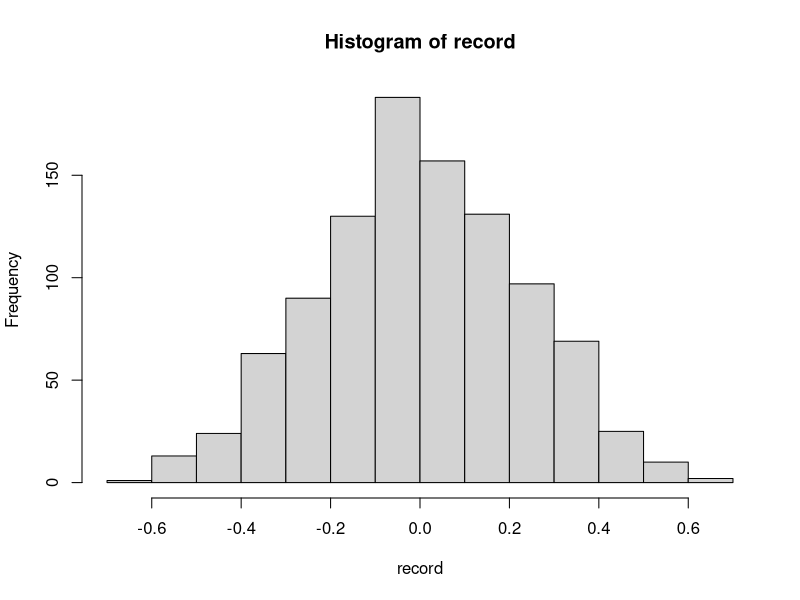
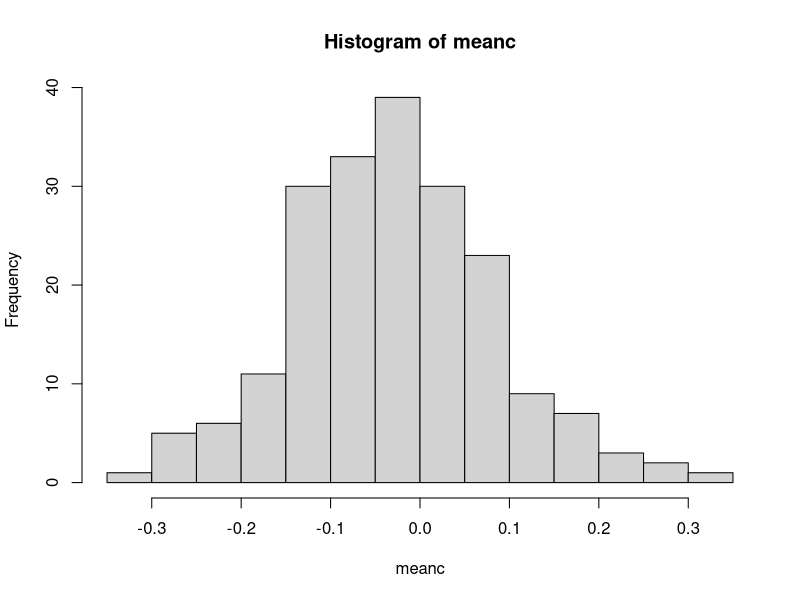

These charts were generated, in order, by the following R code:
#lecture outline
#1.R function sample()
#2.bootstrapping for hypothesis testing
#3.bootstrapping to generate confidence intervals
#4.reflection

#1.
# attributes of sample(): dataset size replace prob
#how to generate random numbers: rnorm(size,mean,sd);runif(size,min,max)

#2.自助法
#We use the data itself as the basis for our randomisation. 
#We create a bootstrap sample by sampling (with replacement) from the data, and repeat this procedure many times.

#example
a=rnorm(100,3,1)
b=rnorm(80,4,1.5)
diff=median(b)-median(a)
lena=length(a)
lenb=length(b)
record=c()
pool=c(a,b)
#H0 no difference
for (i in 1:1000) {
temp=sample(pool,lena+lenb,replace=TRUE)
a1=temp[1:lena]
b1=temp[(lena+1):(lena+lenb)]
record=c(record,median(b1)-median(a1))
}
hist(record)
quantile(record,probs=c(0.025,0.975))
mean(diff>record)


#confidence intervals
c=rnorm(100,0,1)
meanc=c()
for (i in 1:200){
  c1=sample(c,100,replace=TRUE)
  meanc=c(meanc,mean(c1))
}

hist(meanc)
quantile(meanc,probs = c(0.025,0.975))
#c mean CI is -0.20,0.23
